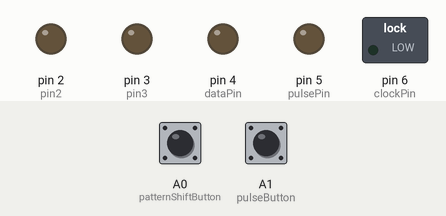
This sketch was run on a simulated Arduino Uno, built with avr-gcc and run on an emulated ATmega328P. Parts: switched loads named in the sketch (green lamp = pin HIGH), output pins drawn as LEDs (lit = HIGH). The inputs (shaded band) are chosen by the test bench; at power-on: A1 (pulseButton) HIGH, A0 (patternShiftButton) HIGH. No radio packets arrive unless stated; what the sketch prints to the serial monitor is not drawn.

Above: at 1.2 s.
1.3 s: A1 (pulseButton) pulled LOW for 0.15 s
At 2.0 s:
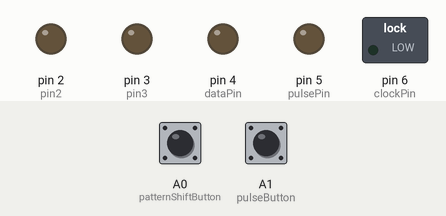
2.9 s: A0 (patternShiftButton) pulled LOW for 0.15 s
At 3.2 s:
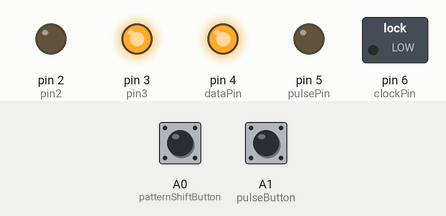
4.5 s: A1 (pulseButton) pulled LOW for 1 s
At 5.7 s:
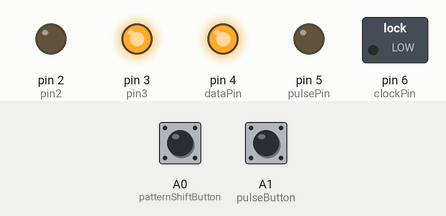
7.0 s: A0 (patternShiftButton) pulled LOW for 1 s
At 7.5 s:
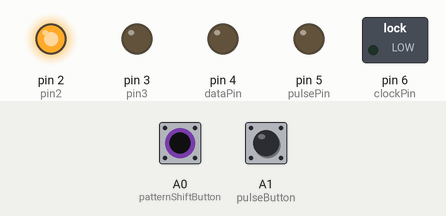
9.5 s: A1 (pulseButton) pulled LOW for 0.15 s
At 10.7 s:
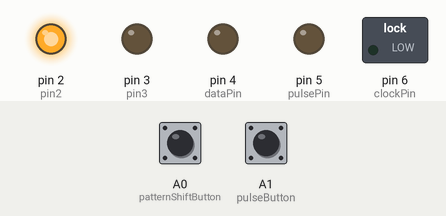
11.1 s: A0 (patternShiftButton) pulled LOW for 0.15 s
At 11.8 s:
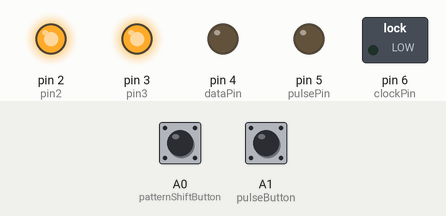
Timing chart, 0 to 13.7 s (numbered marks = the images above; inputs shaded):
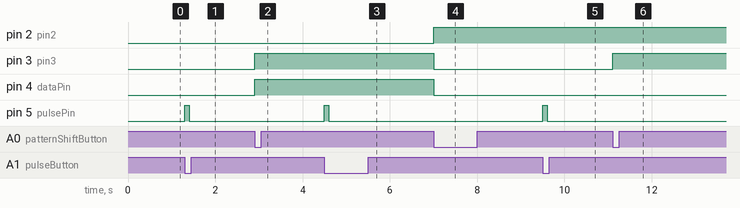

Measured:
- after the input at 1.3 s, pin 5 (pulsePin): LOW → HIGH at once, → LOW 0.10 s later
- after the input at 2.9 s, pin 3 (pin3), pin 4 (dataPin): LOW → HIGH at once
- after the input at 4.5 s, pin 5 (pulsePin): LOW → HIGH at once, → LOW 0.10 s later
- after the input at 7.0 s, pin 2 (pin2): LOW → HIGH at once; pin 3 (pin3), pin 4 (dataPin): HIGH → LOW at once
- after the input at 9.5 s, pin 5 (pulsePin): LOW → HIGH at once, → LOW 0.10 s later
- after the input at 11.1 s, pin 3 (pin3): LOW → HIGH at once

The sketch:

transmitter.ino
```cpp
#include <SPI.h>
#include <nRF24L01.h>
#include <RF24.h>

RF24 radio(7, 8);  // CE, CSN

// 5-byte addresses for 4 receivers
const byte addresses[4][6] = {
  "R0001",  // Receiver 0
  "R0002",  // Receiver 1
  "R0003",  // Receiver 2
  "R0004"   // Receiver 3
};

// Inputs
const int patternShiftButton = A0;  // Change target receiver
const int pulseButton        = A1;  // Send signal

// Outputs
const int pin2      = 2;  // Logic out
const int pin3      = 3;  // Logic out
const int dataPin   = 4;  // Data for shift
const int pulsePin  = 5;  // Pulse trigger
const int clockPin  = 6;  // Clock for shift

// State variables
int patternState = 0;
bool lastPatternBtn = HIGH;
bool lastPulseBtn = HIGH;

int shiftData[4] = {1, 0, 0, 0};  // Custom data for each receiver
int currentBit = 0;

void setup() {
  Serial.begin(9600);
  radio.begin();
  radio.setPALevel(RF24_PA_MAX);
  radio.setDataRate(RF24_1MBPS);
  radio.stopListening();

  pinMode(patternShiftButton, INPUT_PULLUP);
  pinMode(pulseButton, INPUT_PULLUP);

  pinMode(pin2, OUTPUT);
  pinMode(pin3, OUTPUT);
  pinMode(dataPin, OUTPUT);
  pinMode(clockPin, OUTPUT);
  pinMode(pulsePin, OUTPUT);

  digitalWrite(pulsePin, LOW);
  digitalWrite(dataPin, LOW);
  digitalWrite(clockPin, LOW);
}

void loop() {
  // --- Change receiver address ---
  bool currentPatternBtn = digitalRead(patternShiftButton);
  if (currentPatternBtn == LOW && lastPatternBtn == HIGH) {
    patternState = (patternState + 1) % 4;

    // Indicate address on logic outputsk
    switch (patternState) {
      case 0: digitalWrite(pin2, LOW);  digitalWrite(pin3, LOW);  break;
      case 1: digitalWrite(pin2, LOW);  digitalWrite(pin3, HIGH); break;
      case 2: digitalWrite(pin2, HIGH); digitalWrite(pin3, LOW);  break;
      case 3: digitalWrite(pin2, HIGH); digitalWrite(pin3, HIGH); break;
    }

    // Simulate one bit shift
    digitalWrite(dataPin, shiftData[currentBit]);
    digitalWrite(clockPin, HIGH);
    delay(1);
    digitalWrite(clockPin, LOW);
    currentBit = (currentBit + 1) % 4;

    delay(200);  // debounce
  }
  lastPatternBtn = currentPatternBtn;

  // --- Send signal to selected receiver ---
  bool currentPulseBtn = digitalRead(pulseButton);
  if (currentPulseBtn == LOW && lastPulseBtn == HIGH) {
    // Pulse signal
    digitalWrite(pulsePin, HIGH);
    delay(100);
    digitalWrite(pulsePin, LOW);

    // Transmit to selected receiver
    radio.openWritingPipe(addresses[patternState]);
    bool success = radio.write(&patternState, sizeof(patternState));

    Serial.print("Sent index ");
    Serial.print(patternState);
    Serial.print(" to ");
    Serial.print((char*)addresses[patternState]);
    Serial.println(success ? " ✔️ OK" : " ❌ Failed");

    delay(200);  // debounce
  }
  lastPulseBtn = currentPulseBtn;
}
```
